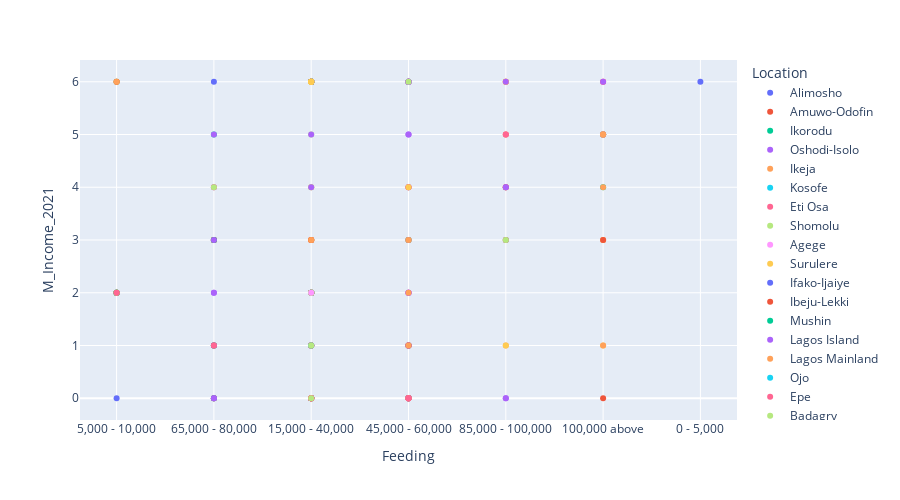

The notebook cell saved with this chart:
### Markdown cell above
Inference

Areas in Lagos State will be represented by three categories. The Higger Category ranging from 45,000 - 60,000, and 65,000 above.  The medium Category ranging from 15,000 - 40,000 and the lower Category ranging from 0 - 5,000, and  5,000 - 10,000. 

Areas in Lagos with Higher monthly cost of Transportation are; Lagos Island, Ikeja, Eti Osa, Ibeju lekki, Lagos Mainland, and Epe

Areas in Lagos state with Medium monthly cost of Transportation are; Lagos Island, Lagos Mainland, Apapa, Badagry, Ojo, and Epe.

While Areas in Lagos state with low monthly cost of Transportation are; Ikorodu, Badagry, ibeju lekki, Ifako-ijaiye, Mushin, Eti Osa and Ajeromi-ifelodun.

### Code cell
# plotting a scatter graph that shows the relationship between Monthly Feeding	 
# and Monthly Income using year 2021.
px.scatter(cl_df, y="M_Income_2021", x="Feeding", color="Location", size_max=60, height=500,)

### Figure 1 — Plotly figure (JSON) as saved in the notebook; plotly's stock layout.template omitted (floating-point values rounded to 4 significant figures)
{"data": [{"hovertemplate": "Location=Alimosho<br>Feeding=%{x}<br>M_Income_2021=%{y}<extra></extra>", "legendgroup": "Alimosho", "marker": {"color": "#636efa", "symbol": "circle"}, "mode": "markers", "name": "Alimosho", "orientation": "v", "showlegend": true, "type": "scatter", "x": ["5,000 - 10,000", "65,000 - 80,000", "15,000 - 40,000", "15,000 - 40,000", "15,000 - 40,000", "15,000 - 40,000", "45,000 - 60,000", "15,000 - 40,000", "45,000 - 60,000", "15,000 - 40,000", "15,000 - 40,000"], "xaxis": "x", "y": [0, 6, 6, 0, 6, 6, 0, 2, 6, 0, 6], "yaxis": "y"}, {"hovertemplate": "Location=Amuwo-Odofin<br>Feeding=%{x}<br>M_Income_2021=%{y}<extra></extra>", "legendgroup": "Amuwo-Odofin", "marker": {"color": "#EF553B", "symbol": "circle"}, "mode": "markers", "name": "Amuwo-Odofin", "orientation": "v", "showlegend": true, "type": "scatter", "x": ["15,000 - 40,000", "85,000 - 100,000", "100,000 above", "45,000 - 60,000", "45,000 - 60,000", "15,000 - 40,000", "15,000 - 40,000", "15,000 - 40,000", "15,000 - 40,000", "15,000 - 40,000", "15,000 - 40,000", "15,000 - 40,000", "15,000 - 40,000", "15,000 - 40,000"], "xaxis": "x", "y": [6, 6, 5, 1, 0, 2, 2, 3, 2, 1, 6, 6, 6, 2], "yaxis": "y"}, {"hovertemplate": "Location=Ikorodu<br>Feeding=%{x}<br>M_Income_2021=%{y}<extra></extra>", "legendgroup": "Ikorodu", "marker": {"color": "#00cc96", "symbol": "circle"}, "mode": "markers", "name": "Ikorodu", "orientation": "v", "showlegend": true, "type": "scatter", "x": ["15,000 - 40,000", "100,000 above", "15,000 - 40,000", "45,000 - 60,000", "5,000 - 10,000", "100,000 above", "15,000 - 40,000", "15,000 - 40,000", "5,000 - 10,000", "65,000 - 80,000", "5,000 - 10,000", "15,000 - 40,000", "15,000 - 40,000", "5,000 - 10,000", "15,000 - 40,000", "65,000 - 80,000", "15,000 - 40,000", "15,000 - 40,000", "45,000 - 60,000", "15,000 - 40,000", "65,000 - 80,000", "15,000 - 40,000", "65,000 - 80,000", "5,000 - 10,000", "5,000 - 10,000"], "xaxis": "x", "y": [6, 5, 6, 3, 6, 4, 0, 6, 2, 5, 2, 2, 6, 2, 2, 3, 6, 3, 6, 2, 1, 2, 1, 2, 2], "yaxis": "y"}, {"hovertemplate": "Location=Oshodi-Isolo<br>Feeding=%{x}<br>M_Income_2021=%{y}<extra></extra>", "legendgroup": "Oshodi-Isolo", "marker": {"color": "#ab63fa", "symbol": "circle"}, "mode": "markers", "name": "Oshodi-Isolo", "orientation": "v", "showlegend": true, "type": "scatter", "x": ["15,000 - 40,000", "15,000 - 40,000", "15,000 - 40,000", "45,000 - 60,000", "15,000 - 40,000", "15,000 - 40,000", "15,000 - 40,000", "65,000 - 80,000", "65,000 - 80,000", "15,000 - 40,000"], "xaxis": "x", "y": [6, 2, 0, 6, 1, 6, 0, 4, 2, 2], "yaxis": "y"}, {"hovertemplate": "Location=Ikeja<br>Feeding=%{x}<br>M_Income_2021=%{y}<extra></extra>", "legendgroup": "Ikeja", "marker": {"color": "#FFA15A", "symbol": "circle"}, "mode": "markers", "name": "Ikeja", "orientation": "v", "showlegend": true, "type": "scatter", "x": ["85,000 - 100,000", "45,000 - 60,000", "45,000 - 60,000", "45,000 - 60,000", "100,000 above", "15,000 - 40,000", "15,000 - 40,000", "45,000 - 60,000", "45,000 - 60,000", "15,000 - 40,000", "15,000 - 40,000", "45,000 - 60,000", "100,000 above", "15,000 - 40,000", "15,000 - 40,000", "85,000 - 100,000", "100,000 above", "15,000 - 40,000", "85,000 - 100,000", "15,000 - 40,000", "85,000 - 100,000", "85,000 - 100,000", "85,000 - 100,000", "45,000 - 60,000", "5,000 - 10,000", "5,000 - 10,000", "15,000 - 40,000", "15,000 - 40,000", "15,000 - 40,000", "15,000 - 40,000", "45,000 - 60,000", "45,000 - 60,000", "45,000 - 60,000", "15,000 - 40,000", "15,000 - 40,000"], "xaxis": "x", "y": [5, 1, 6, 3, 5, 6, 2, 1, 0, 1, 2, 0, 4, 4, 0, 1, 5, 0, 6, 0, 3, 3, 4, 0, 2, 2, 0, 3, 3, 6, 0, 6, 0, 2, 6], "yaxis": "y"}, {"hovertemplate": "Location=Kosofe<br>Feeding=%{x}<br>M_Income_2021=%{y}<extra></extra>", "legendgroup": "Kosofe", "marker": {"color": "#19d3f3", "symbol": "circle"}, "mode": "markers", "name": "Kosofe", "orientation": "v", "showlegend": true, "type": "scatter", "x": ["45,000 - 60,000", "45,000 - 60,000", "15,000 - 40,000", "85,000 - 100,000", "65,000 - 80,000", "15,000 - 40,000", "15,000 - 40,000", "15,000 - 40,000", "15,000 - 40,000", "45,000 - 60,000", "65,000 - 80,000", "65,000 - 80,000", "15,000 - 40,000", "65,000 - 80,000", "100,000 above", "15,000 - 40,000", "15,000 - 40,000", "5,000 - 10,000", "15,000 - 40,000"], "xaxis": "x", "y": [0, 4, 1, 3, 1, 0, 6, 0, 6, 1, 3, 0, 0, 3, 5, 2, 6, 2, 0], "yaxis": "y"}, {"hovertemplate": "Location=Eti Osa<br>Feeding=%{x}<br>M_Income_2021=%{y}<extra></extra>", "legendgroup": "Eti Osa", "marker": {"color": "#FF6692", "symbol": "circle"}, "mode": "markers", "name": "Eti Osa", "orientation": "v", "showlegend": true, "type": "scatter", "x": ["45,000 - 60,000", "85,000 - 100,000", "45,000 - 60,000", "45,000 - 60,000", "45,000 - 60,000", "65,000 - 80,000", "45,000 - 60,000", "15,000 - 40,000", "65,000 - 80,000", "45,000 - 60,000", "85,000 - 100,000", "45,000 - 60,000", "100,000 above", "100,000 above", "15,000 - 40,000", "85,000 - 100,000", "45,000 - 60,000", "15,000 - 40,000", "100,000 above", "15,000 - 40,000", "45,000 - 60,000", "45,000 - 60,000", "45,000 - 60,000", "100,000 above", "15,000 - 40,000", "45,000 - 60,000", "15,000 - 40,000", "45,000 - 60,000", "45,000 - 60,000", "15,000 - 40,000"], "xaxis": "x", "y": [1, 3, 2, 0, 1, 4, 4, 6, 0, 4, 5, 6, 6, 5, 3, 5, 4, 1, 3, 6, 0, 1, 0, 6, 0, 6, 0, 6, 1, 6], "yaxis": "y"}, {"hovertemplate": "Location=Shomolu<br>Feeding=%{x}<br>M_Income_2021=%{y}<extra></extra>", "legendgroup": "Shomolu", "marker": {"color": "#B6E880", "symbol": "circle"}, "mode": "markers", "name": "Shomolu", "orientation": "v", "showlegend": true, "type": "scatter", "x": ["85,000 - 100,000", "15,000 - 40,000", "15,000 - 40,000", "5,000 - 10,000", "15,000 - 40,000", "5,000 - 10,000", "45,000 - 60,000", "15,000 - 40,000", "100,000 above", "15,000 - 40,000", "65,000 - 80,000", "5,000 - 10,000", "15,000 - 40,000"], "xaxis": "x", "y": [3, 4, 5, 2, 6, 2, 6, 2, 5, 2, 4, 2, 2], "yaxis": "y"}, {"hovertemplate": "Location=Agege<br>Feeding=%{x}<br>M_Income_2021=%{y}<extra></extra>", "legendgroup": "Agege", "marker": {"color": "#FF97FF", "symbol": "circle"}, "mode": "markers", "name": "Agege", "orientation": "v", "showlegend": true, "type": "scatter", "x": ["45,000 - 60,000", "45,000 - 60,000", "15,000 - 40,000", "15,000 - 40,000", "15,000 - 40,000", "15,000 - 40,000", "45,000 - 60,000", "15,000 - 40,000", "15,000 - 40,000", "15,000 - 40,000"], "xaxis": "x", "y": [0, 1, 2, 2, 6, 2, 2, 2, 2, 2], "yaxis": "y"}, {"hovertemplate": "Location=Surulere<br>Feeding=%{x}<br>M_Income_2021=%{y}<extra></extra>", "legendgroup": "Surulere", "marker": {"color": "#FECB52", "symbol": "circle"}, "mode": "markers", "name": "Surulere", "orientation": "v", "showlegend": true, "type": "scatter", "x": ["15,000 - 40,000", "45,000 - 60,000", "15,000 - 40,000", "15,000 - 40,000", "5,000 - 10,000", "15,000 - 40,000", "15,000 - 40,000", "15,000 - 40,000", "5,000 - 10,000", "65,000 - 80,000", "45,000 - 60,000", "65,000 - 80,000", "100,000 above", "45,000 - 60,000", "100,000 above", "100,000 above", "65,000 - 80,000", "85,000 - 100,000", "45,000 - 60,000", "45,000 - 60,000", "5,000 - 10,000", "15,000 - 40,000", "85,000 - 100,000", "45,000 - 60,000", "15,000 - 40,000", "85,000 - 100,000", "15,000 - 40,000", "15,000 - 40,000", "45,000 - 60,000", "65,000 - 80,000", "65,000 - 80,000"], "xaxis": "x", "y": [3, 1, 2, 0, 6, 2, 2, 6, 2, 3, 0, 3, 5, 3, 1, 3, 3, 4, 3, 1, 2, 6, 1, 4, 6, 6, 2, 2, 0, 0, 1], "yaxis": "y"}, {"hovertemplate": "Location=Ifako-Ijaiye<br>Feeding=%{x}<br>M_Income_2021=%{y}<extra></extra>", "legendgroup": "Ifako-Ijaiye", "marker": {"color": "#636efa", "symbol": "circle"}, "mode": "markers", "name": "Ifako-Ijaiye", "orientation": "v", "showlegend": true, "type": "scatter", "x": ["15,000 - 40,000", "15,000 - 40,000", "45,000 - 60,000", "15,000 - 40,000", "45,000 - 60,000", "15,000 - 40,000", "15,000 - 40,000", "0 - 5,000", "45,000 - 60,000", "45,000 - 60,000", "15,000 - 40,000", "45,000 - 60,000", "45,000 - 60,000", "15,000 - 40,000"], "xaxis": "x", "y": [6, 2, 0, 6, 1, 2, 2, 6, 3, 6, 1, 0, 0, 6], "yaxis": "y"}, {"hovertemplate": "Location=Ibeju-Lekki<br>Feeding=%{x}<br>M_Income_2021=%{y}<extra></extra>", "legendgroup": "Ibeju-Lekki", "marker": {"color": "#EF553B", "symbol": "circle"}, "mode": "markers", "name": "Ibeju-Lekki", "orientation": "v", "showlegend": true, "type": "scatter", "x": ["5,000 - 10,000", "100,000 above", "45,000 - 60,000", "15,000 - 40,000", "15,000 - 40,000", "15,000 - 40,000", "100,000 above", "15,000 - 40,000", "65,000 - 80,000", "65,000 - 80,000", "15,000 - 40,000", "65,000 - 80,000", "45,000 - 60,000", "85,000 - 100,000", "65,000 - 80,000"], "xaxis": "x", "y": [6, 0, 1, 3, 6, 1, 3, 0, 3, 1, 6, 3, 0, 4, 0], "yaxis": "y"}, {"hovertemplate": "Location=Mushin<br>Feeding=%{x}<br>M_Income_2021=%{y}<extra></extra>", "legendgroup": "Mushin", "marker": {"color": "#00cc96", "symbol": "circle"}, "mode": "markers", "name": "Mushin", "orientation": "v", "showlegend": true, "type": "scatter", "x": ["65,000 - 80,000", "65,000 - 80,000", "15,000 - 40,000", "15,000 - 40,000", "5,000 - 10,000", "15,000 - 40,000", "5,000 - 10,000"], "xaxis": "x", "y": [3, 0, 6, 2, 2, 6, 2], "yaxis": "y"}, {"hovertemplate": "Location=Lagos Island<br>Feeding=%{x}<br>M_Income_2021=%{y}<extra></extra>", "legendgroup": "Lagos Island", "marker": {"color": "#ab63fa", "symbol": "circle"}, "mode": "markers", "name": "Lagos Island", "orientation": "v", "showlegend": true, "type": "scatter", "x": ["65,000 - 80,000", "15,000 - 40,000", "45,000 - 60,000", "15,000 - 40,000", "15,000 - 40,000", "15,000 - 40,000", "45,000 - 60,000", "5,000 - 10,000", "15,000 - 40,000", "85,000 - 100,000", "15,000 - 40,000", "45,000 - 60,000", "85,000 - 100,000", "65,000 - 80,000", "85,000 - 100,000", "85,000 - 100,000", "100,000 above", "45,000 - 60,000", "65,000 - 80,000", "45,000 - 60,000", "100,000 above", "15,000 - 40,000", "45,000 - 60,000", "85,000 - 100,000", "45,000 - 60,000", "65,000 - 80,000", "45,000 - 60,000", "45,000 - 60,000", "65,000 - 80,000", "65,000 - 80,000", "45,000 - 60,000", "15,000 - 40,000", "15,000 - 40,000"], "xaxis": "x", "y": [1, 1, 1, 0, 6, 5, 2, 2, 0, 4, 6, 2, 0, 2, 6, 0, 5, 5, 5, 5, 6, 6, 0, 4, 2, 0, 6, 6, 3, 0, 6, 4, 0], "yaxis": "y"}, {"hovertemplate": "Location=Lagos Mainland<br>Feeding=%{x}<br>M_Income_2021=%{y}<extra></extra>", "legendgroup": "Lagos Mainland", "marker": {"color": "#FFA15A", "symbol": "circle"}, "mode": "markers", "name": "Lagos Mainland", "orientation": "v", "showlegend": true, "type": "scatter", "x": ["15,000 - 40,000", "45,000 - 60,000", "5,000 - 10,000", "15,000 - 40,000", "15,000 - 40,000", "100,000 above", "15,000 - 40,000", "45,000 - 60,000", "100,000 above", "15,000 - 40,000", "15,000 - 40,000", "15,000 - 40,000", "100,000 above", "45,000 - 60,000", "15,000 - 40,000", "15,000 - 40,000", "15,000 - 40,000", "15,000 - 40,000", "45,000 - 60,000", "15,000 - 40,000", "15,000 - 40,000", "45,000 - 60,000", "5,000 - 10,000"], "xaxis": "x", "y": [0, 0, 2, 0, 2, 1, 0, 2, 5, 2, 1, 2, 5, 3, 2, 2, 3, 0, 1, 6, 1, 0, 6], "yaxis": "y"}, {"hovertemplate": "Location=Ojo<br>Feeding=%{x}<br>M_Income_2021=%{y}<extra></extra>", "legendgroup": "Ojo", "marker": {"color": "#19d3f3", "symbol": "circle"}, "mode": "markers", "name": "Ojo", "orientation": "v", "showlegend": true, "type": "scatter", "x": ["15,000 - 40,000", "15,000 - 40,000", "15,000 - 40,000", "15,000 - 40,000"], "xaxis": "x", "y": [6, 2, 1, 2], "yaxis": "y"}, {"hovertemplate": "Location=Epe<br>Feeding=%{x}<br>M_Income_2021=%{y}<extra></extra>", "legendgroup": "Epe", "marker": {"color": "#FF6692", "symbol": "circle"}, "mode": "markers", "name": "Epe", "orientation": "v", "showlegend": true, "type": "scatter", "x": ["15,000 - 40,000", "5,000 - 10,000", "15,000 - 40,000", "15,000 - 40,000", "45,000 - 60,000", "65,000 - 80,000", "45,000 - 60,000", "15,000 - 40,000"], "xaxis": "x", "y": [0, 2, 2, 6, 0, 1, 0, 0], "yaxis": "y"}, {"hovertemplate": "Location=Badagry<br>Feeding=%{x}<br>M_Income_2021=%{y}<extra></extra>", "legendgroup": "Badagry", "marker": {"color": "#B6E880", "symbol": "circle"}, "mode": "markers", "name": "Badagry", "orientation": "v", "showlegend": true, "type": "scatter", "x": ["15,000 - 40,000", "15,000 - 40,000", "15,000 - 40,000", "45,000 - 60,000", "15,000 - 40,000", "15,000 - 40,000", "15,000 - 40,000"], "xaxis": "x", "y": [0, 2, 1, 6, 6, 6, 2], "yaxis": "y"}, {"hovertemplate": "Location=Ajeromi-Ifelodun<br>Feeding=%{x}<br>M_Income_2021=%{y}<extra></extra>", "legendgroup": "Ajeromi-Ifelodun", "marker": {"color": "#FF97FF", "symbol": "circle"}, "mode": "markers", "name": "Ajeromi-Ifelodun", "orientation": "v", "showlegend": true, "type": "scatter", "x": ["15,000 - 40,000"], "xaxis": "x", "y": [2], "yaxis": "y"}, {"hovertemplate": "Location=Apapa<br>Feeding=%{x}<br>M_Income_2021=%{y}<extra></extra>", "legendgroup": "Apapa", "marker": {"color": "#FECB52", "symbol": "circle"}, "mode": "markers", "name": "Apapa", "orientation": "v", "showlegend": true, "type": "scatter", "x": ["15,000 - 40,000", "15,000 - 40,000", "15,000 - 40,000", "15,000 - 40,000", "15,000 - 40,000"], "xaxis": "x", "y": [6, 6, 6, 6, 6], "yaxis": "y"}], "layout": {"height": 500, "legend": {"title": {"text": "Location"}, "tracegroupgap": 0}, "margin": {"t": 60}, "xaxis": {"anchor": "y", "domain": [0, 1], "title": {"text": "Feeding"}}, "yaxis": {"anchor": "x", "domain": [0, 1], "title": {"text": "M_Income_2021"}}}}
